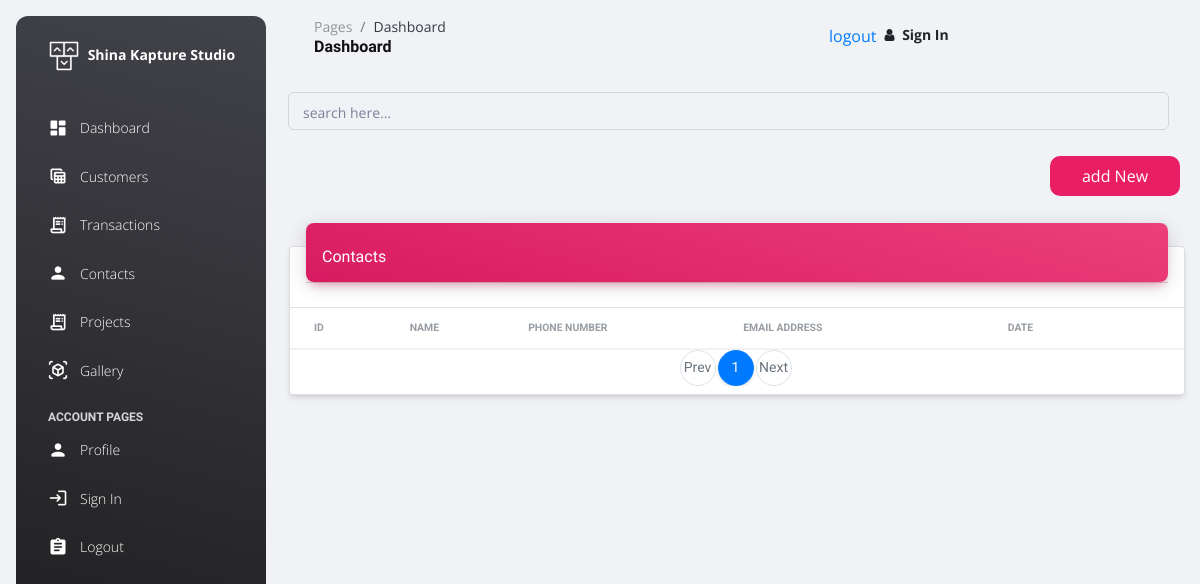
The page /contacts/ (signed in) on the database as committed earlier.
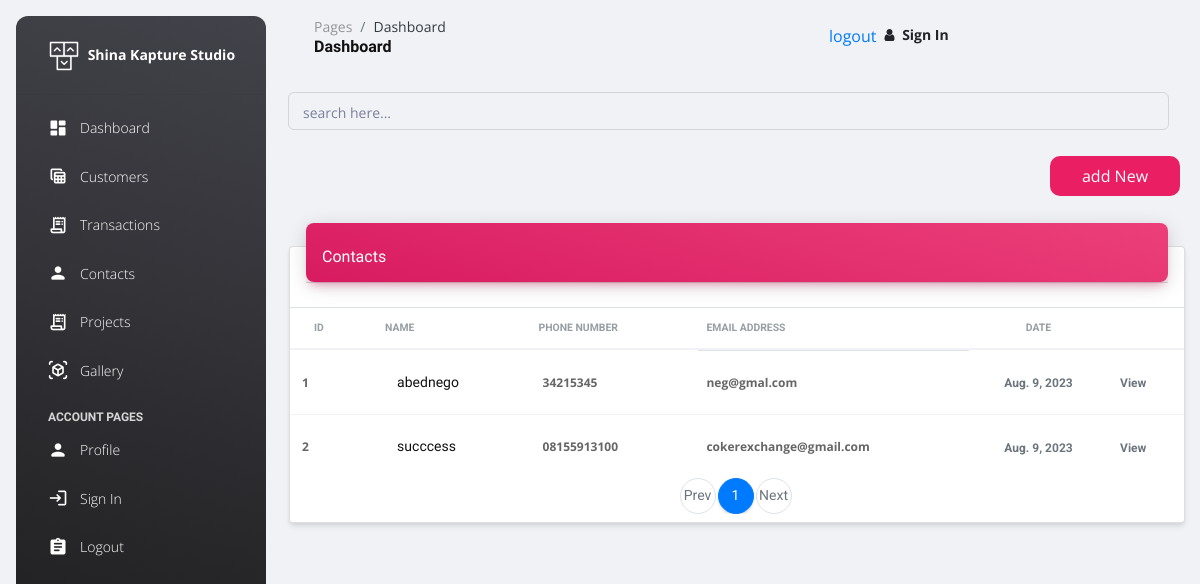
The same page on the database as committed later.
### customer_management/models.py (models this page shows, shortened)
class Contact(models.Model):
    name = models.CharField(max_length=255, null=True)
    phone_number = models.CharField(max_length=25, null=True)
    email_address = models.CharField(max_length=255, null=True, blank=True)
    message = models.TextField(null=True, blank=True)
    date = models.DateField(auto_now_add=True)

### customer_management/views.py (the view)
# urls.py: path('contacts/', views.contact_list, name="contacts"),
@login_required
def contact_list(request):
    items_per_page = 20
    contact = Contact.objects.all()
    paginator = Paginator(contact, items_per_page)
    page_number = request.GET.get('page')
    page = paginator.get_page(page_number)
    context = {
        "contacts": page,
        "page": page
    }
    return render(request, 'dashboard/contacts.html', context)

### templates/dashboard/contacts.html (shortened to what the changed rows need)
{% extends "dashboard/base.html" %}
{% load static %}
{% block "content" %}
    <div class="container-fluid py-4">
      <div class="row">
        <div class="col-12">
          <div class="card my-4">
            <div class="card-body px-0 pb-2">
              <div class="table-responsive p-0">
                <table class="table align-items-center mb-0">
                  <thead id="search-result">
                    <tr>
                      <th class="text-uppercase text-secondary text-xxs font-weight-bolder opacity-7">ID</th>
                      <th class="text-uppercase text-secondary text-xxs font-weight-bolder opacity-7 ps-2">Name</th>
                      <th class="text-uppercase text-secondary text-xxs font-weight-bolder opacity-7 ps-2">Phone Number</th>
                      <th class="text-uppercase text-secondary text-xxs font-weight-bolder opacity-7 ps-2">Email Address</th>
                      <th class="text-center text-uppercase text-secondary text-xxs font-weight-bolder opacity-7">Date</th>
                      <th class="text-secondary opacity-7"></th>
                    </tr>
                  </thead>
                  <tbody id="search-results">
                    {% for contact in contacts %}
                    <tr>
                      <td>
                        <p class="text-xs font-weight-bold mb-0">{{ contact.id }}</p>
                      </td>
                      <td>
                        <div class="d-flex px-2 py-1">
                          <div class="d-flex flex-column justify-content-center">
                            <h6 class="mb-0 text-sm">{{ contact.name }}</h6>
                          </div>
                        </div>
                      </td>
                      <td>
                        <p class="text-xs font-weight-bold mb-0">{{ contact.phone_number }}</p>
                      </td>
                      <td class="align-middle text-center d-flex px-2 py-4">
                        <p class="text-xs font-weight-bold mb-0">{{ contact.email_address }}</p>
                      </td>
                      <td class="align-middle text-center">
                        <span class="text-secondary text-xs font-weight-bold">{{ contact.date }}</span>
                      </td>
                      <td class="align-middle">
                        <a href="{% url 'customer_detail' id=contact.id %}" class="text-secondary font-weight-bold text-xs" data-toggle="tooltip" data-original-title="Edit user">
                          View
                        </a>
                      </td>
                    </tr>
                    {% endfor %}
                  </tbody>
                </table>
                <nav aria-label="Page navigation example">
                  <ul class="pagination justify-content-center">
                      {% for num in page.paginator.page_range %}
                          <li class="page-item {% if num == page.number %}active{% endif %}">
                              <a class="page-link" href="?page={{ num }}">{{ num }}</a>
                          </li>
                      {% endfor %}
                  </ul>
              </nav>
              </div>
            </div>
          </div>
        </div>
      </div>
    </div>
{% endblock "content" %}

Rows that differ between the two databases and show on the page:
added Contact: id "1", name "abednego", phone_number "34215345", email_address "neg@gmal.com", date "Aug. 9, 2023"
added Contact: id "2", name "succcess", phone_number "08155913100", email_address "cokerexchange@gmail.com", date "Aug. 9, 2023"
